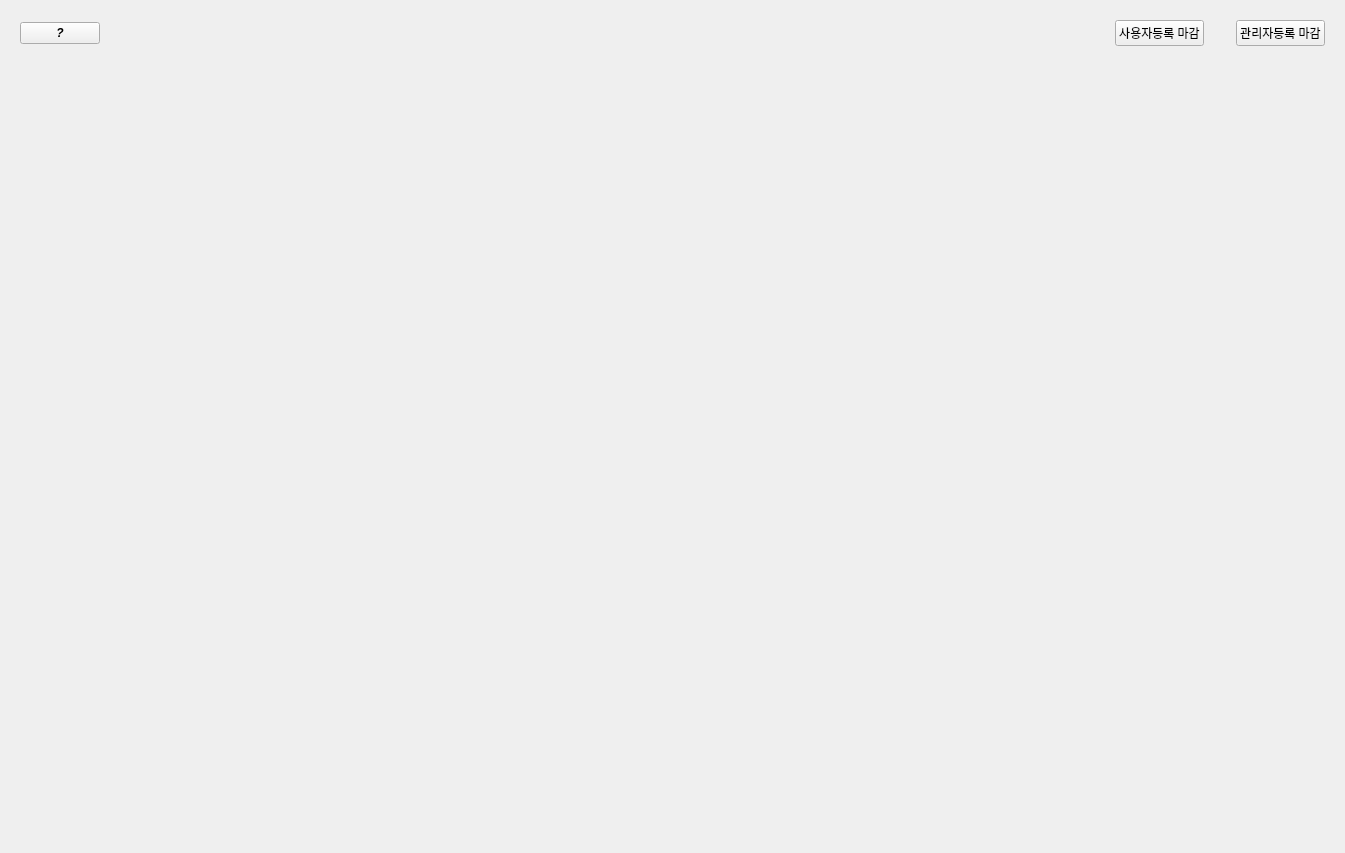
<?xml version="1.0" encoding="UTF-8"?>
<ui version="4.0">
 <class>Tab_App</class>
 <widget class="QWidget" name="Tab_App">
  <property name="geometry">
   <rect>
    <x>0</x>
    <y>0</y>
    <width>1345</width>
    <height>853</height>
   </rect>
  </property>
  <property name="windowTitle">
   <string>Form</string>
  </property>
  <layout class="QVBoxLayout" name="verticalLayout">
   <item>
    <widget class="QFrame" name="frame_info">
     <property name="sizePolicy">
      <sizepolicy hsizetype="Preferred" vsizetype="Fixed">
       <horstretch>0</horstretch>
       <verstretch>0</verstretch>
      </sizepolicy>
     </property>
     <property name="frameShape">
      <enum>QFrame::NoFrame</enum>
     </property>
     <property name="frameShadow">
      <enum>QFrame::Raised</enum>
     </property>
     <layout class="QHBoxLayout" name="horizontalLayout">
      <property name="spacing">
       <number>32</number>
      </property>
      <item>
       <widget class="QPushButton" name="pb_info">
        <property name="sizePolicy">
         <sizepolicy hsizetype="Fixed" vsizetype="Fixed">
          <horstretch>0</horstretch>
          <verstretch>0</verstretch>
         </sizepolicy>
        </property>
        <property name="font">
         <font>
          <italic>true</italic>
          <bold>true</bold>
         </font>
        </property>
        <property name="text">
         <string>?</string>
        </property>
       </widget>
      </item>
      <item>
       <spacer name="horizontalSpacer">
        <property name="orientation">
         <enum>Qt::Horizontal</enum>
        </property>
        <property name="sizeHint" stdset="0">
         <size>
          <width>40</width>
          <height>20</height>
         </size>
        </property>
       </spacer>
      </item>
      <item>
       <widget class="QPushButton" name="PB_Sayongja_Magam">
        <property name="text">
         <string>사용자등록 마감</string>
        </property>
       </widget>
      </item>
      <item>
       <widget class="QPushButton" name="PB_Admin_Magam">
        <property name="text">
         <string>관리자등록 마감</string>
        </property>
       </widget>
      </item>
     </layout>
    </widget>
   </item>
   <item>
    <widget class="Wid_Search_for" name="Wid_Search_for" native="true">
     <property name="sizePolicy">
      <sizepolicy hsizetype="Preferred" vsizetype="Fixed">
       <horstretch>0</horstretch>
       <verstretch>0</verstretch>
      </sizepolicy>
     </property>
    </widget>
   </item>
   <item>
    <widget class="Wid_Table_for_HR평가_역량평가사전" name="Wid_Table" native="true"/>
   </item>
  </layout>
 </widget>
 <customwidgets>
  <customwidget>
   <class>Wid_Search_for</class>
   <extends>QWidget</extends>
   <header>modules.PyQt.Tabs.영업mbo.components.Wid_search_for_사용자등록</header>
   <container>1</container>
  </customwidget>
  <customwidget>
   <class>Wid_Table_for_HR평가_역량평가사전</class>
   <extends>QWidget</extends>
   <header>modules.PyQt.Tabs.HR평가.tables.table_HR평가_역량평가사전</header>
   <container>1</container>
  </customwidget>
 </customwidgets>
 <resources/>
 <connections/>
</ui>
